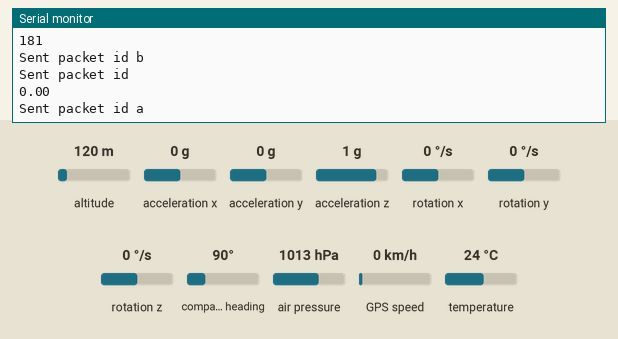
Recording of a sketch running on a simulated Arduino Uno, built with avr-gcc and run on an emulated ATmega328P. Parts: the last lines printed to the serial monitor. The inputs (shaded band) are chosen by the test bench; at power-on: acceleration y 0 g, acceleration z 1 g, air pressure 1013 hPa, altitude 120 m, acceleration x 0 g, rotation x 0 °/s, rotation y 0 °/s, rotation z 0 °/s, compass heading 90°, GPS speed 0 km/h, temperature 24 °C. The GPS gets a fix after 3 s at 37.7749, -122.4194 with 8 satellites; no radio packets arrive unless stated.

Above: at 1.7 s.
1.8 s: acceleration y set to -1.4 g
At 4.7 s:
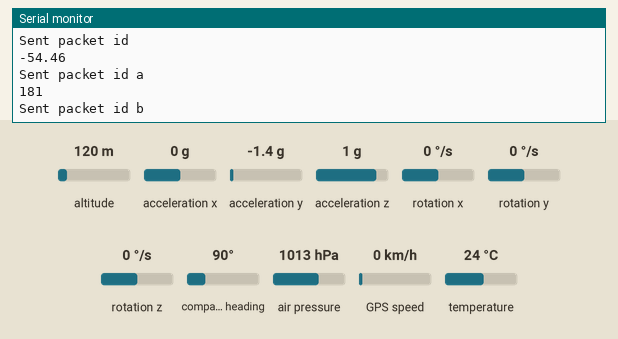
6.4 s: acceleration z set to -1.4 g
At 6.47 s:
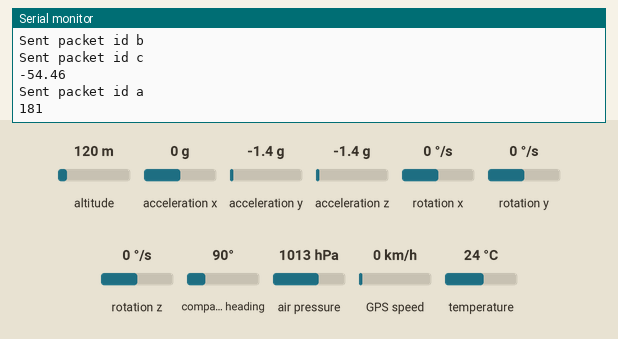
7.9 s: air pressure set to 952 hPa
At 11.61 s:
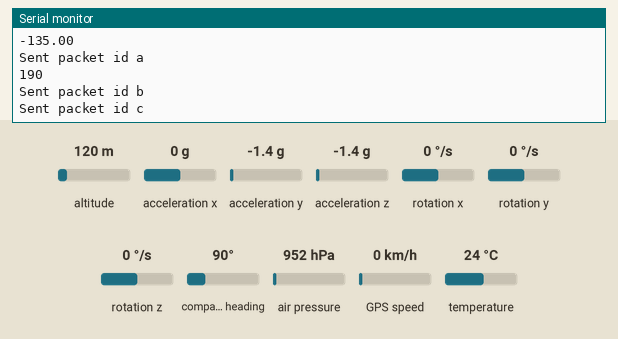
Timing chart, 0 to 13.1 s (numbered marks = the images above; inputs shaded):
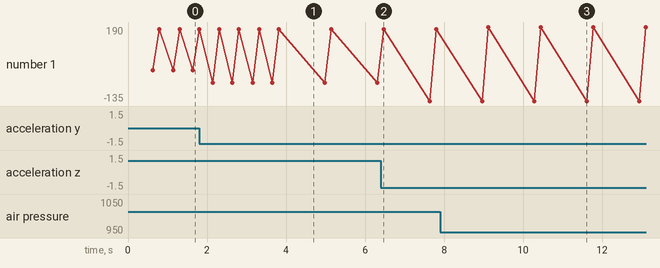

The sketch:

Capture_and_Transmit_Circuit.ino
```cpp
// (licence header left out)
// LIBRARIES
//for I2C communication
#include "Wire.h"
//to read value from BMP280 sensor
//one change has been made to the .h file that the default address of the bmp is set to 0x76 since the BMP being used in this project has that as its address.
//address of the BMP was found with the help of I2C address finder code
#include <Adafruit_Sensor.h>
#include <Adafruit_BMP280.h>
//to read values from the MPU6050 sensor
#include "MPU6050_6Axis_MotionApps20.h"
//to read values from the NEO7M GPS sensor
#include <TinyGPS++.h>
#include <SoftwareSerial.h>
//to transmit data using sx1278 LoRa module
#include <SPI.h>
#include <LoRa.h>

// PIN DEFINITIONS
//No need to physically connect these pins in this use case but need to be defined for the LoRa to transmit

#define nss 10 //LoRa module NSS pin
#define rst 9 //LoRa module RST pin
#define dio0 2 //LoRa module dio0 pin

/* INITIALIZE OBJECTS
 * Libraries usually follow an object-oriented approach that requires
 * an instance of the class to call its methods.
 */
TinyGPSPlus gps;
Adafruit_BMP280 bmp;
MPU6050 mpu;

//to configure tx abnd rx pins for the GPS
static const int RXPin = 5, TXPin = 6;
SoftwareSerial ss(RXPin, TXPin);
// SoftwareSerial "variable_name"(GPS_TXPin, GPS_RXPin);
//GPS module baud rate , usually 9600
static const uint32_t GPSBaud = 9600;

// GLOBAL VARIABLES
String BMP_data ;
String MPU_data ;
String GPS_data ;
String outgoing ;

//GLOBAL VARIABLE FOR MPU READINGS

// MPU control/status vars
bool dmpReady = false;  // set true if DMP init was successful
uint8_t devStatus;      // return status after each device operation (0 = success, !0 = error)
uint8_t fifoBuffer[64]; // FIFO storage buffer
Quaternion q;           // [w, x, y, z]         quaternion container
VectorFloat gravity;    // [x, y, z]            gravity vector
float ypr[3];           // [yaw, pitch, roll]   yaw/pitch/roll container and gravity vector


//individual setup functions for each sensor and module
void bmp_setup()
{
    if (bmp.begin()) //starts the bmp
    {
        // Serial.println("BMP180 initialized successfully.");
    }
    else
    {
        Serial.println("BMP180 initialization failed.");
    }
}

void mpu_setup()
{

  // join I2C bus (I2Cdev library doesn't do this automatically)
  #if I2CDEV_IMPLEMENTATION == I2CDEV_ARDUINO_WIRE
      Wire.begin();
      Wire.setClock(400000); // 400kHz I2C clock. Comment this line if having compilation difficulties
  #elif I2CDEV_IMPLEMENTATION == I2CDEV_BUILTIN_FASTWIRE
      Fastwire::setup(400, true);
  #endif

  // initialize device
  Serial.println(F("Initializing I2C devices..."));
  mpu.initialize();

  // verify connection
  // Serial.println(F("Testing device connections..."));
  // Serial.println(mpu.testConnection() ? F("MPU6050 connection successful") : F("MPU6050 connection failed"));

  // load and configure the DMP
  // Serial.println(F("Initializing DMP..."));
  devStatus = mpu.dmpInitialize();

  // supply your own gyro offsets here, scaled for min sensitivity
  mpu.setXGyroOffset(220);
  mpu.setYGyroOffset(76);
  mpu.setZGyroOffset(-85);
  mpu.setZAccelOffset(1788); // 1688 factory default for my test chip

  // // make sure it worked (returns 0 if so)
  if (devStatus == 0)
  {
      // Calibration Time: generate offsets and calibrate our MPU6050
      mpu.CalibrateAccel(6);
      mpu.CalibrateGyro(6);
      mpu.PrintActiveOffsets();
      // turn on the DMP, now that it's ready
      Serial.println(F("Enabling DMP..."));
      mpu.setDMPEnabled(true);

      //set our DMP Ready flag so the main loop() function knows it's okay to use it
      dmpReady = true;
  } else {
      // ERROR!
      // 1 = initial memory load failed
      // 2 = DMP configuration updates failed
      // (if it's going to break, usually the code will be 1)
      Serial.print(F("DMP Initialization failed (code "));
  }


}

void lora_setup()
{
    // Serial.println("Starting LoRa Communication");
    LoRa.setPins(nss, rst, dio0); //These pins need not be connected but have to be defined

    if (!LoRa.begin(433E6)) { //starts LoRa at 433MHz frequency
      Serial.println("Starting LoRa failed!");
      while (10); // runs only once
    }
    // LoRa.setSyncWord(0xFF); // isolates network , the receiver also needs to have the same syncword. More different the syncwords  , better the isolation.
}

void gps_setup()
{
  ss.begin(GPSBaud); //setup GPS communication channel
}


/*
individual read functions for each sensor
Nine data variables are being measured and each of those has been seperated by a , so as to make indentifaction easier at the receiver.
order of transmitting the data:-
"Yaw,Pitch,Roll,Altitude,Pressure(commented for now),Temperature,Latitude,Longitude,Speed"
Each sensors data is being sent separately , so that there are less errors and identification is easier at the receiver end
Each data packet has a letter as a prefix indicating which sensors data is it
Index:-
a-MPU
b-BMP
c-GPS
*/

void readMPU6050() //Reads the Yaw , Pitch and Roll from the MPU using the library functions
{
    // if programming failed, don't try to do anything
    if (!dmpReady) return;
    // read a packet from FIFO
    if (mpu.dmpGetCurrentFIFOPacket(fifoBuffer)) { // Get the Latest packet
            // display Euler angles in degrees
            mpu.dmpGetQuaternion(&q, fifoBuffer);
            mpu.dmpGetGravity(&gravity, &q);
            mpu.dmpGetYawPitchRoll(ypr, &q, &gravity);
            // Serial.print("ypr\t");
            // Serial.print(ypr[0] * 180/M_PI);
            // Serial.print("\t");
            // Serial.print(ypr[1] * 180/M_PI);
            // Serial.print("\t");
            Serial.println(ypr[2] * 180/M_PI);

            MPU_data = "a"; //identifier for MPU data
            MPU_data += ",";
            MPU_data += String(ypr[0] * 180/M_PI);
            MPU_data += ",";
            MPU_data += String(ypr[1] * 180/M_PI);
            MPU_data += ",";
            MPU_data += String(ypr[2] * 180/M_PI);
            // Serial.println(MPU_data);

    }
}
void readBMP180() //Reads the Temperature , Altitude and Pressure(commented for now ) , from the BMP 280 sensor using the library
{
    uint8_t temperature = bmp.readTemperature(); //gets temperature in degree celcius
    // uint8_t pressure = bmp.readPressure(); //gets pressure
    uint8_t altitude = bmp.readAltitude(1004); //gets altitude in metres  , 1004 is the sea level pressure of Mumbai
    // altitude = altitude - 35; //35m is the calibration factor

    // Serial.print("BMP280 - Altitude: ");
    Serial.println(altitude);
    // Serial.print(" [m] \tTemperature: ");
    // // Serial.print(pressure / 100.0);
    // // Serial.print(" [hPa] \tTemperature: ");
    // Serial.print(temperature);
    // Serial.println(" [°C]");

    BMP_data ="b"; //identifier for BMP data
    BMP_data +=",";
    BMP_data +=String(altitude);
    BMP_data +=",";
    // BMP_data +=String(pressure);
    // BMP_data +=",";
    BMP_data +=String(temperature);


}

void readGPS() //reads the latitude , longitude and the speed from the GPS sensor with the help of library functions
{
  // This sketch displays information every time a new sentence is correctly encoded.
  while (ss.available() > 0){
    if (gps.encode(ss.read()))
    {
      // Serial.print(F("Location: "));
      if (gps.location.isValid())
      {
        delay(200);
        // Serial.print(gps.location.lat(), 6); //gets latitude upto 6 decimal places
        // Serial.print(F(","));
        // Serial.print(gps.location.lng(), 6); //gets longitude upto 6 decimal places

        GPS_data = "c"; //identifier for GPS data
        GPS_data+= ",";
        GPS_data += gps.location.lat();
        GPS_data+= ",";
        GPS_data += gps.location.lng();

        // Serial.print(F("Speed: "));
        if (gps.speed.isValid())
        {
          delay(200);
          // Serial.println(gps.speed.kmph(),4); //gets speed upto 4 decimal places
          GPS_data+= ",";
          GPS_data += gps.speed.kmph();
        }
        // else
        // {
        //   // Serial.println(F("INVALID"));
        // }
      }
      // else
      // {
      //   // Serial.println(F("INVALID"));
      // }

    }
  }


  if (millis() > 5000 && gps.charsProcessed() < 10)
  {
    // Serial.println(F("No GPS detected: check wiring."));
  }
}

void sendMessage(String outgoing) //sends the data as a string over LoRa
{
  // Serial.println("Sending packet id " + outgoing.substring(0,1)) ;
  LoRa.beginPacket();                   // start packet
  LoRa.print(outgoing);                 // add payload
  LoRa.endPacket();                     // finish packet and send it
  Serial.println("Sent packet id " + outgoing.substring(0,1));
}

//The Main Setup function which sets up all the modules
void setup()
{
    Serial.begin(9600);
    while(!Serial); //waits for serial comm to start
    Wire.begin(); //to enable I2C serial communication which is common for MPU and BMP.
    bmp_setup();
    mpu_setup();
    gps_setup();
    lora_setup();
    Serial.println("All setup done");
}

//The Main loop fucntion which calls all the read functions of the sensor and then sends the data via LoRa.
void loop()
{
    delay(100);
    readMPU6050();
    sendMessage(MPU_data);
    delay(100);
    readBMP180();
    sendMessage(BMP_data);
    delay(100);
    readGPS();
    sendMessage(GPS_data);
}
```

Measured:
- after the input at 1.8 s, the serial monitor: prints a new line after 0.35 s (image 1)
- after the input at 7.9 s, the serial monitor: prints a new line after 1.2 s (image 3)
- plotted number 1: 0 → -54.46 after the input at 1.8 s, 181 → 190 after the input at 7.9 s
